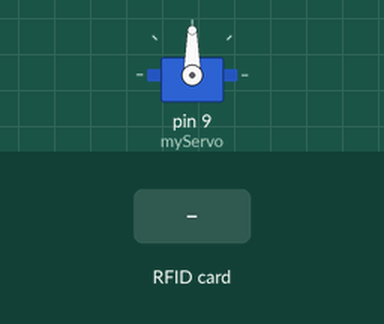
Bench run of a sketch on a simulated Arduino Uno, built with avr-gcc and run on an emulated ATmega328P. Parts: servo. The inputs (shaded band) are chosen by the test bench. What the sketch prints to the serial monitor is not drawn.

Above: at 1.2 s.
1.3 s: RFID card DE AD BE EF held to the reader
At 1.75 s:
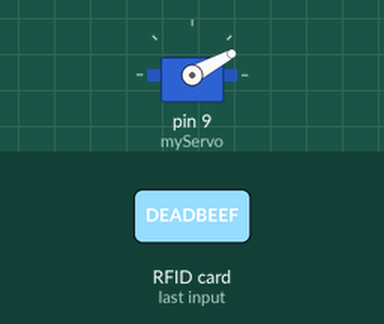
At 7.2 s:
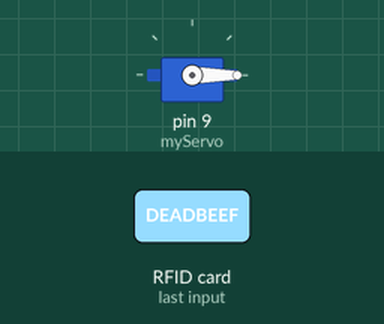
Timing chart, 0 to 8.7 s (numbered marks = the images above; inputs shaded):
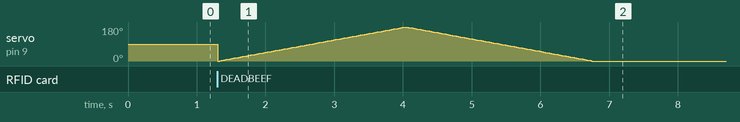

The sketch:

combined_224.ino
```cpp
// snippet: combined_224
// tags: combined, multi-sensor, millis, mfrc522, servo
// boards: avr, megaavr, nano33iot, rp2040
// not-tags: romi32u4
// library: MFRC522, Servo
// description: RFID-triggered servo: MFRC522 SS=10 RST=9
// prompts: rfid-triggered, servo, mfrc522, ss=10, rst=9, known
// verified: compile-only
// source: kd-generated (id 224)
// exact-include: SPI.h, MFRC522.h, Servo.h

#include <SPI.h>
#include <MFRC522.h>
#include <Servo.h>

#define SS_PIN   10
#define RST_PIN   9
MFRC522 rfid(SS_PIN, RST_PIN);
Servo myServo;
int16_t ax, ay, az;
const byte knownUID[] = {0xDE, 0xAD, 0xBE, 0xEF};  // Replace with actual UID

void setup() {
  Serial.begin(9600);
  SPI.begin();
  rfid.PCD_Init();  // MFRC522: init the RFID reader
  myServo.attach(9);
  Serial.println("RFID and Servo ready");
}

void loop() {
  if (!rfid.PICC_IsNewCardPresent() || !rfid.PICC_ReadCardSerial()) return;  // MFRC522: true if an unread card is in range

  bool isKnownCard = true;
  for (byte i = 0; i < rfid.uid.size; i++) {
    if (rfid.uid.uidByte[i] != knownUID[i]) {
      isKnownCard = false;
      break;
    }
  }

  if (isKnownCard) {
    for (int angle = 0; angle <= 180; angle++) {
      myServo.write(angle);
      delay(15);
    }
    for (int angle = 180; angle >= 0; angle--) {
      myServo.write(angle);
      delay(15);
    }
  }

  rfid.PICC_HaltA();
}
```
